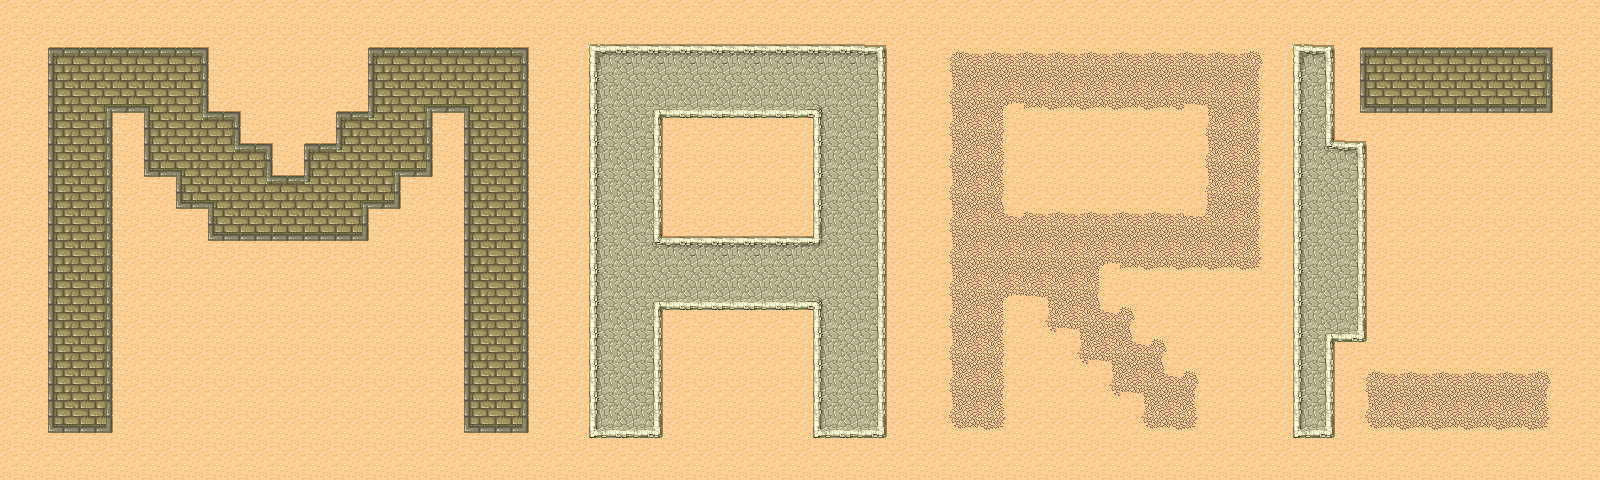

The image is a tile-based game level rendered from a .tmx file. Its description and source (layers, tilesets, objects; grid data summarised) follow:
An orthogonal 50x15 tile map with 32x32 px tiles, 1 tile layer (Capa de Patrones 1), 2 tilesets.

<map version="1.0" orientation="orthogonal" renderorder="right-down" width="50" height="15" tilewidth="32" tileheight="32" nextobjectid="1">
 <tileset firstgid="1" name="tmw_desert_spacing" tilewidth="32" tileheight="32" spacing="1" margin="1" tilecount="48" columns="8">
  <image source="TMX tests/tmw_desert_spacing.png" width="265" height="199" />
  <terraintypes>
   <terrain name="Blocks" tile="-1" />
   <terrain name="Cobblestone" tile="-1" />
   <terrain name="Cracking Sand" tile="-1" />
   <terrain name="Sand" tile="-1" />
  </terraintypes>
  <tile id="0" terrain="3,3,3,0" />
  <tile id="1" terrain="3,3,0,0" />
  <tile id="2" terrain="3,3,0,3" />
  <tile id="3" terrain="2,2,2,3" />
  <tile id="4" terrain="2,2,3,2" />
  <tile id="5" terrain="3,3,3,2" />
  <tile id="6" terrain="3,3,2,2" />
  <tile id="7" terrain="3,3,2,3" />
  <tile id="8" terrain="3,0,3,0" />
  <tile id="9" terrain="0,0,0,0" />
  <tile id="10" terrain="0,3,0,3" />
  <tile id="11" terrain="2,3,2,2" />
  <tile id="12" terrain="3,2,2,2" />
  <tile id="13" terrain="3,2,3,2" />
  <tile id="14" terrain="2,2,2,2" />
  <tile id="15" terrain="2,3,2,3" />
  <tile id="16" terrain="3,0,3,3" />
  <tile id="17" terrain="0,0,3,3" />
  <tile id="18" terrain="0,3,3,3" />
  <tile id="19" terrain="0,0,0,3" />
  <tile id="20" terrain="0,0,3,0" />
  <tile id="21" terrain="3,2,3,3" />
  <tile id="22" terrain="2,2,3,3" />
  <tile id="23" terrain="2,3,3,3" />
  <tile id="24" terrain="3,3,3,1" />
  <tile id="25" terrain="3,3,1,1" />
  <tile id="26" terrain="3,3,1,3" />
  <tile id="27" terrain="0,3,0,0" />
  <tile id="28" terrain="3,0,0,0" />
  <tile id="29" terrain="3,3,3,3" />
  <tile id="32" terrain="3,1,3,1" />
  <tile id="33" terrain="1,1,1,1" />
  <tile id="34" terrain="1,3,1,3" />
  <tile id="35" terrain="1,1,1,3" />
  <tile id="36" terrain="1,1,3,1" />
  <tile id="40" terrain="3,1,3,3" />
  <tile id="41" terrain="1,1,3,3" />
  <tile id="42" terrain="1,3,3,3" />
  <tile id="43" terrain="1,3,1,1" />
  <tile id="44" terrain="3,1,1,1" />
 </tileset>
 <tileset firstgid="49" name="buch-outdoor" tilewidth="32" tileheight="32" spacing="1" margin="1" tilecount="55" columns="11">
  <image source="TMX tests/buch-outdoor.png" width="384" height="192" />
 </tileset>
 <layer name="Capa de Patrones 1" width="50" height="15">
  <data>[750 cells, 750 non-empty, 40 distinct tile ids]</data>
 </layer>
</map>
